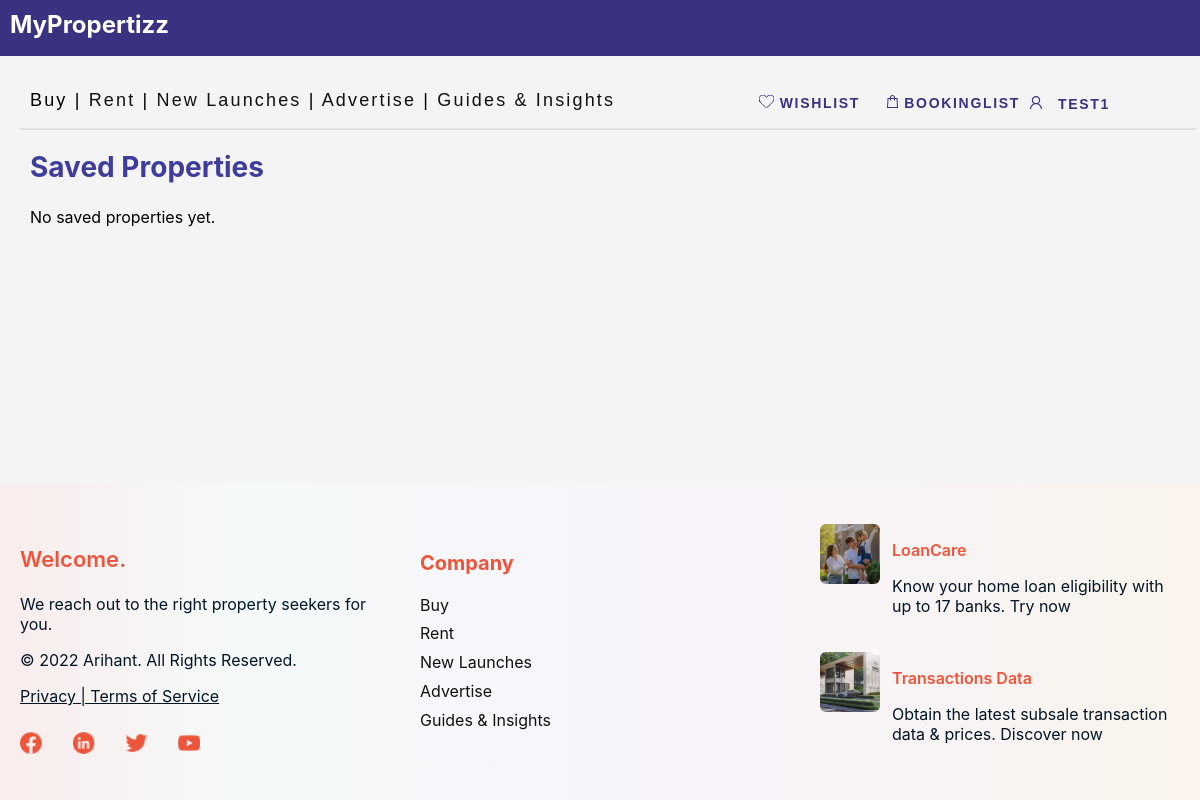
/accounts/saved/ (signed in), run on an earlier commit of the app's database.
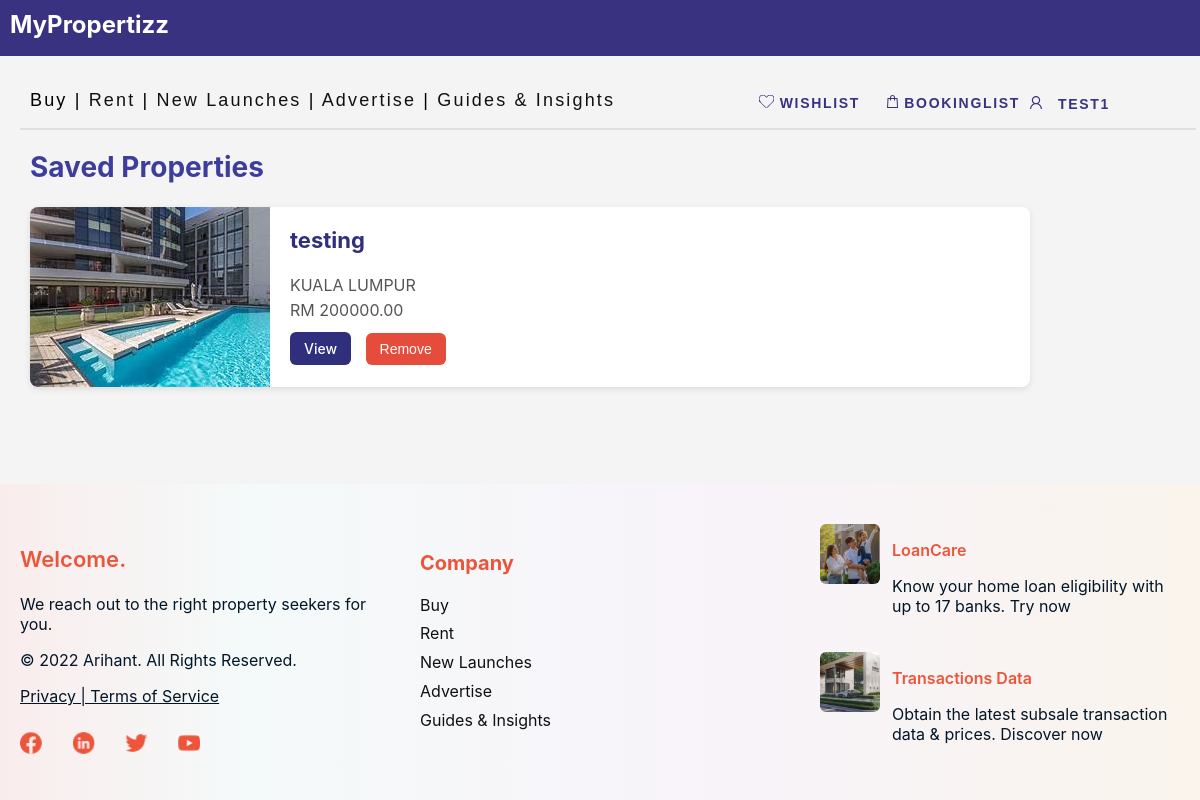
And on a later commit of the database.
### proplistpage/models.py (models this page shows, shortened)
class Property(models.Model):
    LOCATION_CHOICES = [
        ('KUALA LUMPUR', 'Kuala Lumpur'),
        ('SELANGOR', 'Selangor'),
        ('PENANG', 'Penang'),
        ('OTHERS', 'Others'),
    ]
    PROPERTY_TYPE_CHOICES = [
        ('sale', 'For Sale'),
        ('rent', 'For Rent'),
    ]
    user = models.ForeignKey(User, on_delete=models.CASCADE)  # 🔥 Add this line
    title = models.CharField(max_length=100)
    location = models.CharField(max_length=100, choices=LOCATION_CHOICES)
    price = models.DecimalField(max_digits=10, decimal_places=2)
    description = models.TextField()
    address = models.CharField(max_length=200, blank=True)
    detail = models.TextField(blank=True)
    image = models.ImageField(upload_to='property_images/')
    type = models.CharField(max_length=10, choices=PROPERTY_TYPE_CHOICES, default='sale')
    is_booked = models.BooleanField(default=False)
    created_at = models.DateTimeField(auto_now_add=True)

### userAccount/views.py (the view)
# urls.py: path('saved/', saved_properties, name='saved_properties'),
@login_required
def saved_properties(request):
    saved = request.user.profile.favorites.all()
    return render(request, 'accounts/saved_properties.html', {'saved_properties': saved})

### userAccount/templates/accounts/saved_properties.html (shortened to what this page needs)
{% load static %}
<!DOCTYPE html>
<html>
<head>
  <link rel="stylesheet" href="{% static 'css/saved_property.css' %}">
</head>
<body>
<div class="layout-wrapper">
<main class="layout-content">
    {% include 'header.html' %}
  <div class="saved-container">
    <h2 style="font-size: 28px;
            color: #3f3d9c;
            margin-top: 110px;">Saved Properties</h2>
    {% for property in saved_properties %}
      <div class="property-card">
        <img src="{{ property.image.url }}" alt="{{ property.title }}">
        <div class="property-info">
          <h3>{{ property.title }}</h3>
          <p>{{ property.location }}</p>
          <p>RM {{ property.price|floatformat:2 }}</p>
          <div class="property-actions">
            <a href="{% url 'proplistpage:property-detail' property.id %}" class="btn-view">View</a>
            <form method="post" action="{% url 'userAccount:toggle_favorite' property.id %}?next={% url 'saved_properties' %}" style="display:inline;">
              <button type="submit" class="btn-remove">Remove</button>
            </form>
          </div>
        </div>
      </div>
    {% empty %}
      <p>No saved properties yet.</p>
    {% endfor %}
  </div>
</main>
{% include 'footer.html' %}
</div>
</body>
</html>

### main/templates/header.html (shortened to what this page needs)
{% load static %}
<link rel="stylesheet" href="{% static 'css/saved_property.css' %}">
<div class="frame-229">
  <div class="rectangle-645">
    <span style="color: white; font-size: 24px; font-weight: bold; margin: 10px; position: absolute;">MyPropertizz</span>
</div>
  <a href="{% url 'booking_list' %}" style="text-decoration:none">
    <div class="bookinglist">
      <img src="{% static 'images/vector1.svg' %}" alt="Booking Icon" />
      BookingList
    </div>
  </a>
  <div class="account">
    <img src="{% static 'images/vector2.svg' %}" alt="Account Icon" />
    {% if user.is_authenticated %}
      <div class="dropdown">
        <button class="dropbtn" onclick="toggleDropdown(event)">{{ user.username }}</button>
      </div>
    {% else %}
      <a href="{% url 'login' %}" style="margin-top:3px; display:inline-block;padding:6px 10px 15px 10px;">Account</a>
    {% endif %}
  </div>
  <a href="{% url 'saved_properties' %}" style="text-decoration:none">
    <div class="wishlist">
      <img src="{% static 'images/vector3.svg' %}" alt="Wishlist Icon" />
      Wishlist
    </div>
  </a>
  <div class="rectangle-7"></div>
  <div class="buy-rent-new-launches-transations-advertise-guies-insights-events">
    <span>
      <a href="{% url 'proplistpage:property-list' %}" style="text-decoration:none; color:#000000;">Buy</a>
      |
      <a href="{% url 'rentlistpage:rent-list' %}" style="text-decoration:none; color: #111111;">Rent</a>
      |
      <a href="{% url 'proplistpage:new-launches' %}" style="text-decoration:none; color: #111111;">New Launches</a>
      |
      <a href="{% url 'proplistpage:advertise' %}" style="text-decoration:none; color: #111111;">Advertise</a>
      |
      <a href="{% url 'proplistpage:guides-insights' %}" style="text-decoration:none; color: #111111;">Guides & Insights</a>
    </span>
  </div>
</div>

### main/templates/footer.html
{% load static %}
<footer class="site-footer">
 <div class="footer-container">
    <div class="footer-column left">
      <p class="footer-title">Welcome.</p>
      <p class="footer-subtitle">We reach out to the right property seekers for you.</p>
        <p>© 2022 Arihant. All Rights Reserved.</p> <p style="text-decoration:underline">Privacy | Terms of Service</p>
    <img src="{% static 'images/icon0.svg' %}" alt="Logo" class="footer-logo">
    </div>
    <div class="footer-column middle">
      <h4>Company</h4>
      <ul>
        <li><a href="{% url 'proplistpage:property-list' %}">Buy</a></li>
        <li><a href="{% url 'rentlistpage:rent-list' %}">Rent</a></li>
        <li><a href="{% url 'proplistpage:new-launches' %}">New Launches</a></li>
        <li><a href="{% url 'proplistpage:advertise' %}">Advertise</a></li>
        <li><a href="{% url 'proplistpage:guides-insights' %}">Guides & Insights</a></li>
      </ul>
    </div>
    <div class="footer-column right">
      <div class="card">
        <img src="{% static 'images/image20.png' %}" alt="LoanCare">
        <div>
          <p class="card-title">LoanCare</p>
          <p>Know your home loan eligibility with up to 17 banks. Try now</p>
        </div>
      </div>
      <div class="card">
        <img src="{% static 'images/image21.png' %}" alt="Transactions">
        <div>
          <p class="card-title">Transactions Data</p>
          <p>Obtain the latest subsale transaction data & prices. Discover now</p>
        </div>
      </div>
    </div>
  </div>
</footer>

### userAccount/static/css/saved_property.css (style rules this page uses)
body { font-family: 'Inter', sans-serif; background-color: #f4f4f4; margin: 0; padding: 0; overflow-x: hidden; }
.saved-container { max-width: 1000px; margin-top:150px; margin-left:30px; }
.property-card { background: #fff; display: flex; align-items: flex-start; border-radius: 8px; overflow: hidden; box-shadow: 0 2px 6px rgba(0,0,0,0.1); margin-bottom: 20px; }
.property-card img { width: 240px; height: 180px; object-fit: cover; }
.property-info { flex: 1; padding: 20px; }
.property-info h3 { margin-top: 0; font-size: 22px; color: #2f2f7d; }
.property-info p { margin: 5px 0; color: #555; }
.property-actions { margin-top: 12px; }
.property-actions a, .property-actions form button { display: inline-block; margin-right: 10px; padding: 8px 14px; font-size: 14px; text-decoration: none; border: none; border-radius: 6px; font-weight: 500; cursor: pointer; }
.btn-view { background-color: #2f2f7d; color: white; }
.btn-remove { background-color: #e64c3c; color: white; }
.frame-229 { width: 100%; height: 235px; position: absolute; left: 0px; top: 0px; }
.rectangle-645 { background: #393280; width: 100%; height: 56px; position: absolute; }
.rectangle-7 { background: #e0e0e0; width: 98%; height: 2px; position: absolute; left: 20px; top: 130px; transform-origin: 0 0; transform: rotate(0deg) scale(1, -1); }
.account { color: #393280; text-align: left; font-family: "Inter-SemiBold", sans-serif; font-size: 14px; letter-spacing: 0.12em; font-weight: 600; text-transform: uppercase; position: absolute; right: 20px; top: 74px; }
.dropdown { position: relative; display: inline-block; }
.dropbtn { background-color: transparent; border: none; cursor: pointer; color: #393280; text-align: left; font-family: "Inter-SemiBold", sans-serif; font-size: 14px; letter-spacing: 0.12em; font-weight: 600; text-transform: uppercase; padding: 10px 10px 10px 10px; }
.wishlist { color: #393280; text-align: left; font-family: "Inter-SemiBold", sans-serif; font-size: 14px; letter-spacing: 0.12em; font-weight: 600; text-transform: uppercase; position: absolute; right: 330px; top: 85px; padding: 10px 10px 10px 10px; cursor: pointer; }
.buy-rent-new-launches-transations-advertise-guies-insights-events { text-align: left; font-family: "-", sans-serif; font-size: 18px; letter-spacing: 0.12em; font-weight: 400; position: relative; top: 90px; left: 30px; }
.bookinglist { color: #393280; text-align: left; font-family: "Inter-SemiBold", sans-serif; font-size: 14px; letter-spacing: 0.12em; font-weight: 600; text-transform: uppercase; position: absolute; right: 170px; top: 85px; padding: 10px 10px 30px 10px; cursor: pointer; }

### userAccount/templates/accounts/saved_properties.html (style rules this page uses)
.site-footer { background: linear-gradient(90deg, rgba(255, 229, 229, 0.52), rgba(245, 255, 254, 0.52) 20%, rgba(252, 243, 255, 0.52) 60%, rgba(255, 244, 229, 0.52) 100%); padding: 40px 20px 20px; font-family: "Inter", sans-serif; color: #011627; }
.footer-container { display: flex; flex-wrap: wrap; justify-content: space-between; max-width: 1200px; margin: auto; gap: 40px; }
.footer-column { flex: 1; min-width: 250px; }
.footer-column h4 { color: #ed553b; font-size: 20px; margin-bottom: 10px; }
.footer-column ul { list-style: none; padding: 0; }
.footer-column ul li a { color: #111; text-decoration: none; line-height: 1.8; font-size: 16px; }
.footer-column.left .footer-title { font-size: 22px; font-weight: 600; color: #ed553b; }
.footer-column.left .footer-subtitle { font-size: 16px; margin-top: 10px; }
.footer-column.right .card { display: flex; gap: 12px; margin-bottom: 20px; }
.footer-column.right .card img { width: 60px; height: 60px; border-radius: 6px; object-fit: cover; }
.card-title { font-weight: 600; color: #ed553b; }
.footer-logo { width: 180px; margin-top: 10px; }
.layout-wrapper { display: flex; flex-direction: column; min-height: 100vh; }
.layout-content { flex: 1; }
.account { margin-top: 12px; margin-right: 60px; display:inline-block; }

What changed in the data, as far as the page shows it:
added Property: image (picture), title "testing", location "KUALA LUMPUR", price "200000.00"
Also different on the page:
text no longer shown: "No saved properties yet."
